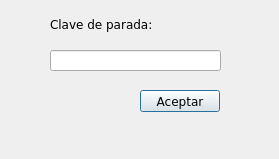
<?xml version="1.0" encoding="UTF-8"?>
<ui version="4.0">
 <class>claveOp</class>
 <widget class="QDialog" name="claveOp">
  <property name="geometry">
   <rect>
    <x>0</x>
    <y>0</y>
    <width>279</width>
    <height>159</height>
   </rect>
  </property>
  <property name="font">
   <font>
    <family>Verdana</family>
   </font>
  </property>
  <property name="windowTitle">
   <string>Finalizar proceso</string>
  </property>
  <widget class="QPushButton" name="pushButton">
   <property name="geometry">
    <rect>
     <x>140</x>
     <y>90</y>
     <width>80</width>
     <height>22</height>
    </rect>
   </property>
   <property name="font">
    <font>
     <family>Verdana</family>
    </font>
   </property>
   <property name="text">
    <string>Aceptar</string>
   </property>
  </widget>
  <widget class="QLabel" name="label">
   <property name="geometry">
    <rect>
     <x>50</x>
     <y>14</y>
     <width>121</width>
     <height>20</height>
    </rect>
   </property>
   <property name="font">
    <font>
     <family>Verdana</family>
    </font>
   </property>
   <property name="text">
    <string>Clave de parada:</string>
   </property>
  </widget>
  <widget class="QLineEdit" name="lineEdit">
   <property name="geometry">
    <rect>
     <x>50</x>
     <y>50</y>
     <width>171</width>
     <height>21</height>
    </rect>
   </property>
   <property name="echoMode">
    <enum>QLineEdit::Password</enum>
   </property>
  </widget>
 </widget>
 <resources/>
 <connections/>
</ui>
